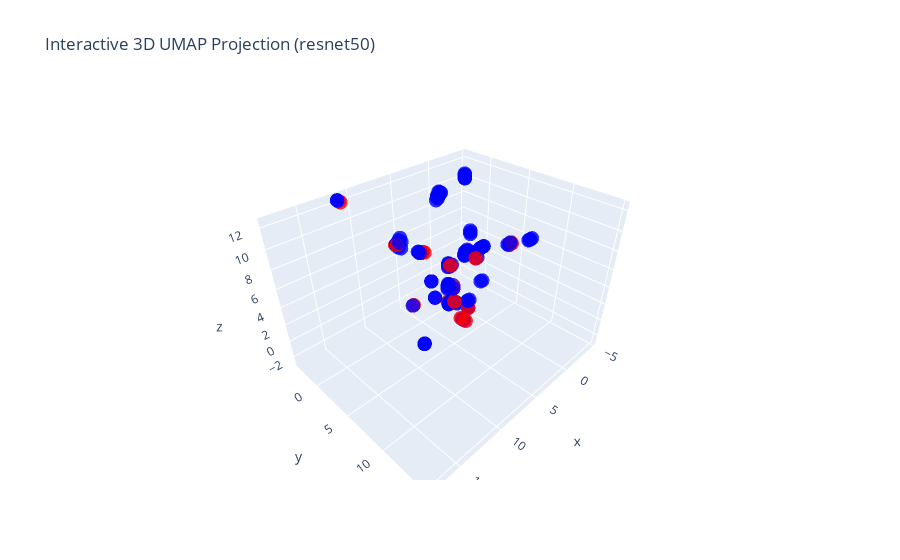

The cell this chart's notebook holds for it:
### Code cell
fig = go.Figure(data=[go.Scatter3d(
    x=results[:, 0], y=results[:, 1], z=results[:, 2],
    mode='markers',
    marker=dict(size=5, color=colors, opacity=0.8)
)])

fig.update_layout(
    title="Interactive 3D UMAP Projection (resnet50)",
)

fig.show()

### Figure 1 — Plotly figure (JSON) as saved in the notebook; plotly's stock layout.template omitted (floating-point values rounded to 4 significant figures; data arrays with more than 128 entries replaced by an {"elided": "..."} marker saying what was removed)
{"data": [{"marker": {"color": {"elided": "135 str values"}, "opacity": 0.8, "size": 5}, "mode": "markers", "type": "scatter3d", "x": {"elided": "135 float values"}, "y": {"elided": "135 float values"}, "z": {"elided": "135 float values"}}], "layout": {"title": {"text": "Interactive 3D UMAP Projection (resnet50)"}}}
